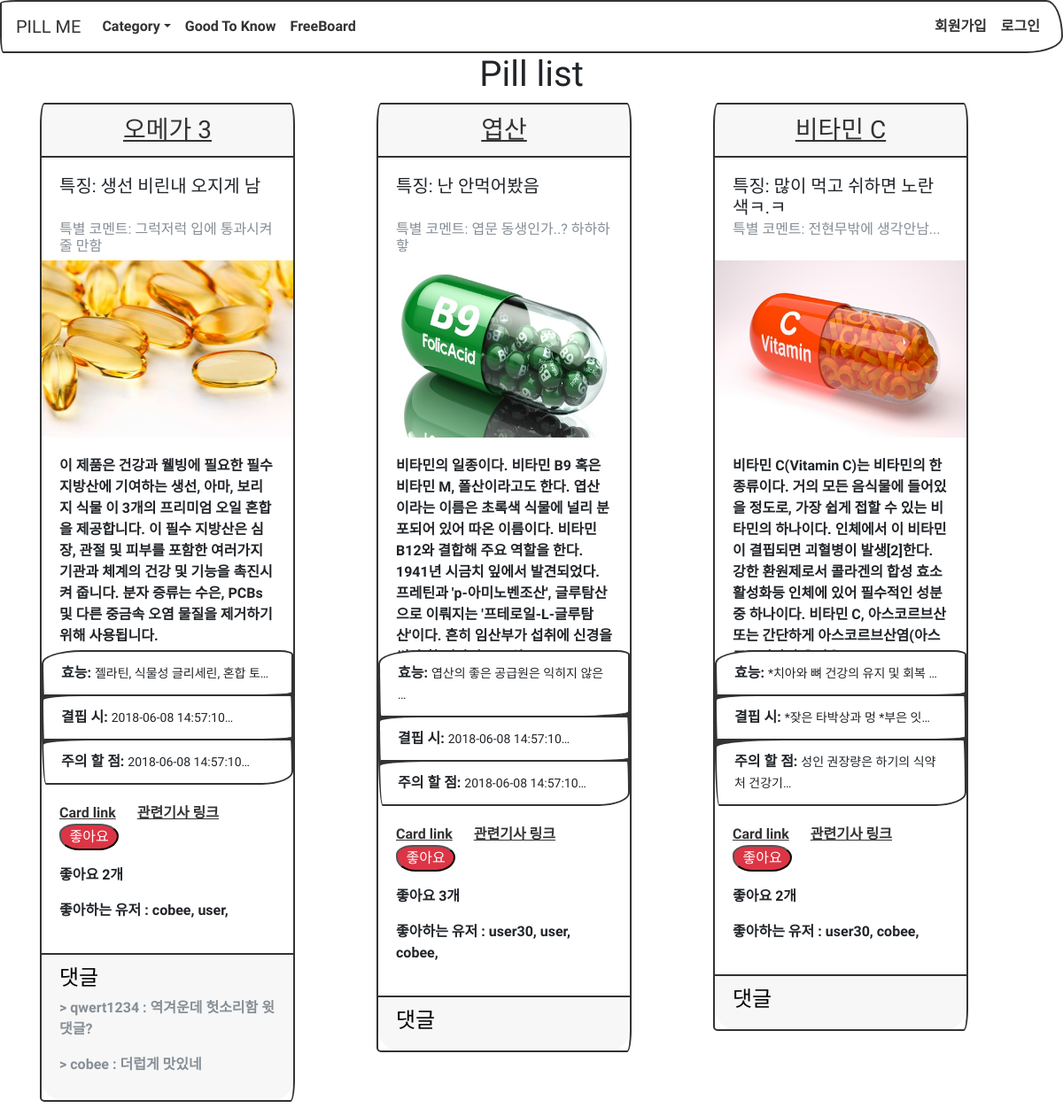
Before: /pills/pill_list/ with the older database file.
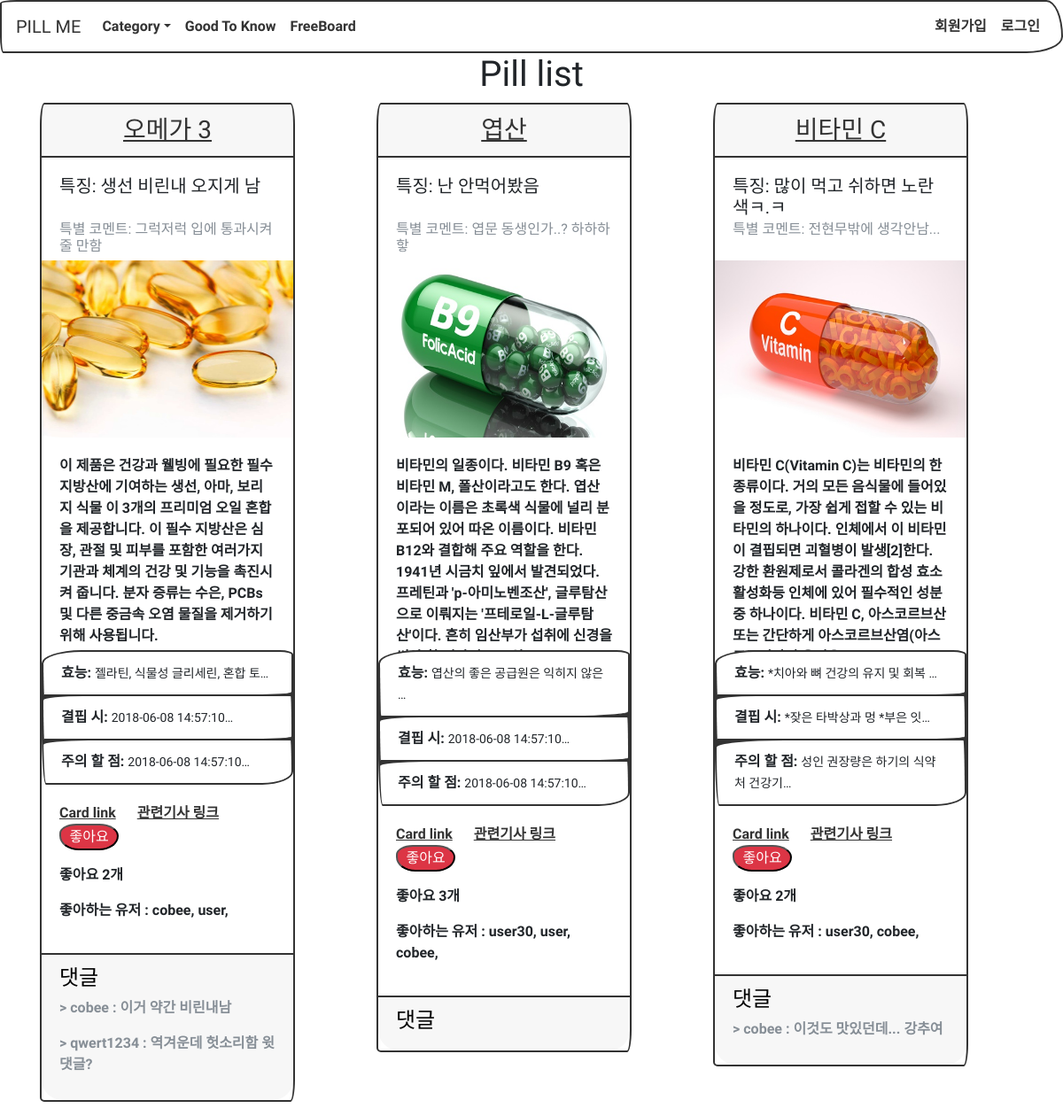
After: the same page with the newer database file.
### pills/models.py (models this page shows, shortened)
class Pills(models.Model):
	name			= models.CharField(max_length=20, null=False)
	feature			= models.TextField(max_length=50, null=True)
	editor_said		= models.TextField(max_length=50, null=True)
	description		= models.TextField(max_length=2000)
	where_it_from	= models.TextField(max_length=2000)
	benefit			= models.TextField(max_length=2000)
	shortage		= models.TextField(max_length=2000)
	careful			= models.TextField(max_length=2000)
	category_body	= models.ManyToManyField(Categories_Body)
	category_gender	= models.ManyToManyField(Categories_Gender)
	image			= models.ImageField(upload_to='upload_images/pills/%Y/%m/%d')
	like_user_set	= models.ManyToManyField(settings.AUTH_USER_MODEL,
												blank=True,
												related_name='like_user_set',
												through='Like')
	def get_absolute_url(self):
		return reverse('pills:pill_detail', args=[self.id])
	@property
	def like_count(self):
		return self.like_user_set.count()

class Comment(models.Model):
	pills 		= models.ForeignKey(Pills)
	author 		= models.ForeignKey(settings.AUTH_USER_MODEL)
	content 	= models.TextField(max_length=1000, null=False)
	created_at	= models.DateTimeField(auto_now_add=True)
	updated_at 	= models.DateTimeField(auto_now=True)
	class Meta:
		ordering = ['-id']	# 코멘트의 id값 순, 즉 순서대로 보여줌

### pills/views.py (the view)
class PillListView(ListView):
	model = Pills
	template_name = "pills/pill_list.html"
	form_class = CommentForm
	def get_context_data(self, **kwargs):
		context = super(PillListView, self).get_context_data(**kwargs)
		return context
	def get_queryset(self, *args, **kwargs):
		qs = Pills.objects.prefetch_related('category_body','category_gender','like_user_set').all()
		print(self.request.GET)
		query = self.request.GET.get("q", None)
		if query is not None:
			qs = qs.filter(
					Q(name__icontains=query)
				)
		return qs

### pills/templates/pills/pill_list.html (shortened to what this page needs)
{% extends "base.html" %}
{% block content %}
<h1 style="text-align: center;">Pill list</h1>
<div class='container'>
	<div class="row">
	{% for pills in object_list %}
		<div class="col-lg-4">
	  	<div class="card mb-3" style="width: 18rem;">
	  		<a href="{{ pills.get_absolute_url }}"><h3 class="card-header" style="text-align: center;">{{ pills.name }}</h3></a>
	  		<div class="card-body">
	  			<h5 class="card-title" style="height: 45px;"">특징: {{ pills.feature }}</h5>
	  			<h6 class="card-subtitle text-muted" style="height: 25px;">특별 코멘트: {{ pills.editor_said }}</h6>
	  		</div>
	  		<img style="height: 200px; width: 100%; display: block;" src="{{ pills.image.url }}" alt="Card image">
	  		<div class="card-body">
	  			<p class="card-text" style="height: 200px;">{{ pills.description|truncatechars:200 }}</p>
	  		</div>
	  		<ul class="list-group list-group-flush">
	  			<li class="list-group-item"><b>효능:</b> <small>{{ pills.benefit|truncatechars:20 }}</small></li>
	  			<li class="list-group-item"><b>결핍 시:</b> <small>{{ pills.shortage|truncatechars:20 }}</small></li>
	  			<li class="list-group-item"><b>주의 할 점:</b> <small>{{ pills.careful|truncatechars:20 }}</small></li>
	  		</ul>
	  		<div class="card-body">
	 			<a href="#" class="card-link">Card link</a>
	  			<a href="#" class="card-link">관련기사 링크</a>
	  			<p><input type="button" class="like badge-pill badge-danger" name="{{ pills.id }}" value="좋아요"></p>
			    <p id="count-{{ pills.id }}">좋아요 {{ pills.like_count }}개</p>
			    <p id="like-user-{{ pills.id }}">
			    	좋아하는 유저 :
			    	{% for like_user in pills.like_user_set.all %}
				    	{{ like_user.username }},
				    {% endfor %}
			    </p>
	  		</div>
	  		<div class="card-footer text-muted">
	  			<h4 style="color: black;">댓글</h4>
	  			{% for comment in pills.comment_set.all %}
	  				<p> > {{ comment.author }} : {{ comment.content }}
	  				</p>
	  			{% endfor %}
	  		</div>
  		</div>
  	</div>
{% endfor %}
{% endblock %}

### templates/base.html (shortened to what this page needs)
<!doctype html>
<html lang="en">
<head>
<link href="https://stackpath.bootstrapcdn.com/bootswatch/4.1.1/sketchy/bootstrap.min.css" rel="stylesheet">
</head>
<body>
	{% include 'base/navbar.html' %}
	{% block content %}
	{% endblock %}
</body>
</html>

### templates/base/navbar.html (shortened to what this page needs)
{% load socialaccount %}
<nav class="navbar navbar-expand-lg navbar-light bg-light">
	<a class="navbar-brand" href="{% url 'home' %}">PILL ME</a>
	<div class="collapse navbar-collapse" id="navbarColor03">
		<ul class="navbar-nav mr-auto">
			<li class="nav-item dropdown show">
				<a class="nav-link dropdown-toggle" data-toggle="dropdown" href="#" role="button" aria-haspopup="true" aria-expanded="true">Category</a>
			</li>
			<li class="nav-item">
				<a class="nav-link" href="#">Good To Know</a>
			</li>
			<li class="nav-item">
				<a class="nav-link" href="{% url 'freeboard:home' %}">FreeBoard</a>
			</li>
		</ul>
		{% if user.is_active %}
		<ul class="nav navbar-nav navbar-right">
			<li class="nav-right">
				<a class="nav-link" href="#">프로필</a>
			</li>
			<li class="nav-right">
				<a class="nav-link" href="{% url 'account_logout' %}">로그아웃</a>
			</li>
		</ul>
		{% else %}
		<ul class="nav navbar-nav navbar-right">
			<li class="nav-right">
				<a class="nav-link" href="{% url 'account_signup' %}">회원가입</a>
			</li>
			<li class="nav-right">
				<a class="nav-link" href="{% url 'account_login' %}">로그인</a>
			</li>
		</ul>
		{% endif %}
	</div>
</nav>

Changed rows visible on the page:
removed Comment: author "cobee", content "더럽게 맛있네", shown under Pills "오메가 3"
added Comment: author "cobee", content "이거 약간 비린내남", shown under Pills "오메가 3"
added Comment: author "cobee", content "이것도 맛있던데... 강추여", shown under Pills "비타민 C"
